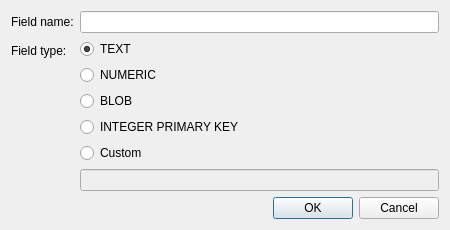
<?xml version="1.0" encoding="UTF-8"?>
<ui version="4.0">
 <class>editFieldForm</class>
 <widget class="QDialog" name="editFieldForm">
  <property name="geometry">
   <rect>
    <x>0</x>
    <y>0</y>
    <width>450</width>
    <height>214</height>
   </rect>
  </property>
  <property name="windowTitle">
   <string>Dialog</string>
  </property>
  <layout class="QVBoxLayout" name="verticalLayout_2">
   <item>
    <layout class="QFormLayout" name="formLayout">
     <item row="0" column="0">
      <widget class="QLabel" name="label">
       <property name="text">
        <string>&lt;html&gt;&lt;head/&gt;&lt;body&gt;&lt;p&gt;Field name:&lt;/p&gt;&lt;/body&gt;&lt;/html&gt;</string>
       </property>
       <property name="buddy">
        <cstring>nameLineEdit</cstring>
       </property>
      </widget>
     </item>
     <item row="0" column="1">
      <widget class="QLineEdit" name="nameLineEdit"/>
     </item>
     <item row="1" column="0">
      <widget class="QLabel" name="label_2">
       <property name="text">
        <string>Field type:</string>
       </property>
       <property name="buddy">
        <cstring>radioTEXT</cstring>
       </property>
      </widget>
     </item>
     <item row="1" column="1">
      <layout class="QVBoxLayout" name="verticalLayout">
       <item>
        <widget class="QRadioButton" name="radioTEXT">
         <property name="text">
          <string>TEXT</string>
         </property>
         <property name="checked">
          <bool>true</bool>
         </property>
         <attribute name="buttonGroup">
          <string notr="true">groupRadioTypes</string>
         </attribute>
        </widget>
       </item>
       <item>
        <widget class="QRadioButton" name="radioNUMERIC">
         <property name="text">
          <string>NUMERIC</string>
         </property>
         <attribute name="buttonGroup">
          <string notr="true">groupRadioTypes</string>
         </attribute>
        </widget>
       </item>
       <item>
        <widget class="QRadioButton" name="radioBLOB">
         <property name="text">
          <string>BLOB</string>
         </property>
         <attribute name="buttonGroup">
          <string notr="true">groupRadioTypes</string>
         </attribute>
        </widget>
       </item>
       <item>
        <widget class="QRadioButton" name="radioINTPRIMARY">
         <property name="text">
          <string>INTEGER PRIMARY KEY</string>
         </property>
         <attribute name="buttonGroup">
          <string notr="true">groupRadioTypes</string>
         </attribute>
        </widget>
       </item>
       <item>
        <widget class="QRadioButton" name="radioCustom">
         <property name="text">
          <string>Custom</string>
         </property>
         <attribute name="buttonGroup">
          <string notr="true">groupRadioTypes</string>
         </attribute>
        </widget>
       </item>
       <item>
        <widget class="QLineEdit" name="txtCustomType">
         <property name="enabled">
          <bool>false</bool>
         </property>
        </widget>
       </item>
      </layout>
     </item>
    </layout>
   </item>
   <item>
    <widget class="QDialogButtonBox" name="buttonBox">
     <property name="orientation">
      <enum>Qt::Horizontal</enum>
     </property>
     <property name="standardButtons">
      <set>QDialogButtonBox::Cancel|QDialogButtonBox::Ok</set>
     </property>
    </widget>
   </item>
  </layout>
 </widget>
 <tabstops>
  <tabstop>nameLineEdit</tabstop>
  <tabstop>radioTEXT</tabstop>
  <tabstop>radioNUMERIC</tabstop>
  <tabstop>radioBLOB</tabstop>
  <tabstop>radioINTPRIMARY</tabstop>
  <tabstop>radioCustom</tabstop>
  <tabstop>buttonBox</tabstop>
 </tabstops>
 <resources/>
 <connections>
  <connection>
   <sender>buttonBox</sender>
   <signal>accepted()</signal>
   <receiver>editFieldForm</receiver>
   <slot>accept()</slot>
   <hints>
    <hint type="sourcelabel">
     <x>243</x>
     <y>209</y>
    </hint>
    <hint type="destinationlabel">
     <x>157</x>
     <y>213</y>
    </hint>
   </hints>
  </connection>
  <connection>
   <sender>buttonBox</sender>
   <signal>rejected()</signal>
   <receiver>editFieldForm</receiver>
   <slot>reject()</slot>
   <hints>
    <hint type="sourcelabel">
     <x>311</x>
     <y>209</y>
    </hint>
    <hint type="destinationlabel">
     <x>286</x>
     <y>213</y>
    </hint>
   </hints>
  </connection>
  <connection>
   <sender>radioCustom</sender>
   <signal>toggled(bool)</signal>
   <receiver>txtCustomType</receiver>
   <slot>setEnabled(bool)</slot>
   <hints>
    <hint type="sourcelabel">
     <x>137</x>
     <y>142</y>
    </hint>
    <hint type="destinationlabel">
     <x>138</x>
     <y>167</y>
    </hint>
   </hints>
  </connection>
  <connection>
   <sender>nameLineEdit</sender>
   <signal>textChanged(QString)</signal>
   <receiver>editFieldForm</receiver>
   <slot>checkInput()</slot>
   <hints>
    <hint type="sourcelabel">
     <x>354</x>
     <y>24</y>
    </hint>
    <hint type="destinationlabel">
     <x>446</x>
     <y>33</y>
    </hint>
   </hints>
  </connection>
  <connection>
   <sender>txtCustomType</sender>
   <signal>textChanged(QString)</signal>
   <receiver>editFieldForm</receiver>
   <slot>checkInput()</slot>
   <hints>
    <hint type="sourcelabel">
     <x>215</x>
     <y>162</y>
    </hint>
    <hint type="destinationlabel">
     <x>29</x>
     <y>154</y>
    </hint>
   </hints>
  </connection>
  <connection>
   <sender>groupRadioTypes</sender>
   <signal>buttonClicked(int)</signal>
   <receiver>editFieldForm</receiver>
   <slot>checkInput()</slot>
   <hints>
    <hint type="sourcelabel">
     <x>-1</x>
     <y>-1</y>
    </hint>
    <hint type="destinationlabel">
     <x>224</x>
     <y>106</y>
    </hint>
   </hints>
  </connection>
 </connections>
 <slots>
  <slot>checkInput()</slot>
 </slots>
 <buttongroups>
  <buttongroup name="groupRadioTypes"/>
 </buttongroups>
</ui>
